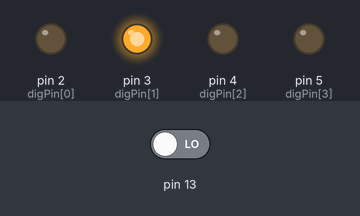
Bench run of a sketch on a simulated Arduino Uno, built with avr-gcc and run on an emulated ATmega328P. Shown: output pins drawn as LEDs (lit = HIGH). The inputs (shaded band) are chosen by the test bench; at power-on: pin 13 LOW. What the sketch prints to the serial monitor is not drawn.

Above: at 1.2 s.
1.3 s: pin 13 driven HIGH
At 2.5 s:
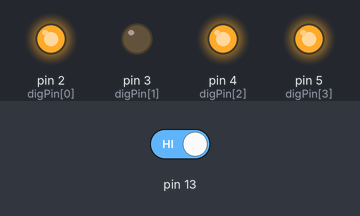
2.8 s: pin 13 driven LOW
At 3.8 s:
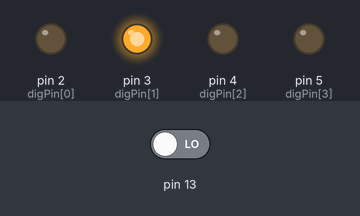
Timing chart, 0 to 5.8 s (numbered marks = the images above; inputs shaded):
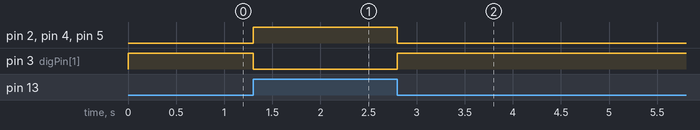

Measured:
- after the input at 1.3 s, pin 2 (digPin[0]), pin 4 (digPin[2]), pin 5 (digPin[3]): LOW → HIGH at once; pin 3 (digPin[1]): HIGH → LOW at once
- after the input at 2.8 s, pin 2 (digPin[0]), pin 4 (digPin[2]), pin 5 (digPin[3]): HIGH → LOW at once; pin 3 (digPin[1]): LOW → HIGH at once

The sketch:

sketch_aug14a.ino
```cpp
//Constants

#define NUM_DO 4 //8
//Parameters
const int digPin[NUM_DO] = {2, 3, 4, 5};

void setup() {
 	//Init Serial USB
 	Serial.begin(9600);
 	Serial.println(F(" Initialize System "));

  for (int i = 0; i < NUM_DO; i++) pinMode(digPin[i], OUTPUT);
 	//Le digo a cada pin que es un OUTPUT, es una foma avanzadad de hacer con una sola linea de codigo que todos los cosos sean OUTPUTS
  // Osea, este for es lo mismo que decir
  // pinMode(digPin[0], OUTPUT)
  // pinMode(digPin[1], OUTPUT)
  // pinMode(digPin[2], OUTPUT)
  // pinMode(digPin[3], OUTPUT)

  pinMode(13, INPUT);

}
void loop() {
  int EstadoBoton = digitalRead(13);

  if (EstadoBoton == HIGH) {
   digitalWrite(digPin[1], LOW);

   digitalWrite(digPin[0], HIGH);
   digitalWrite(digPin[2], HIGH);
   digitalWrite(digPin[3], HIGH);
   //si aprieto el botón prendo el 3 y apago el resto

  }
  else{
    digitalWrite(digPin[1], HIGH);
    digitalWrite(digPin[0], LOW);
    digitalWrite(digPin[2], LOW);
    digitalWrite(digPin[3], LOW);
    //si el boton no esta apretado el 3 esta apagado y el resto prendido
  }


}
```
